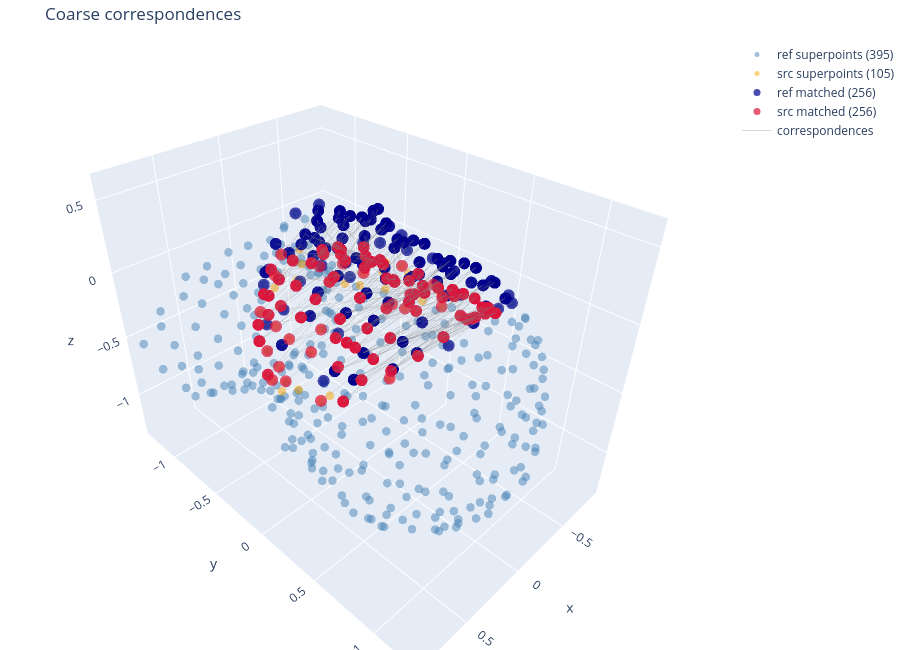

Notebook cell for this chart:
### Code cell
# Coarse correspondences
ref_pts_c_np = ref_pts_c.cpu().numpy()
src_pts_c_np = src_pts_c.cpu().numpy()
ref_ci_np    = ref_ci.cpu().numpy()
src_ci_np    = src_ci.cpu().numpy()
scores_c_np  = corr_scores_c.cpu().numpy()

xs, ys, zs = [], [], []
for ri, si in zip(ref_ci_np, src_ci_np):
    xs += [float(ref_pts_c_np[ri, 0]), float(src_pts_c_np[si, 0]), None]
    ys += [float(ref_pts_c_np[ri, 1]), float(src_pts_c_np[si, 1]), None]
    zs += [float(ref_pts_c_np[ri, 2]), float(src_pts_c_np[si, 2]), None]

fig = go.Figure(data=[
    pcd_trace(ref_pts_c_np, 'steelblue', f'ref superpoints ({len(ref_pts_c_np)})', size=5, opacity=0.5),
    pcd_trace(src_pts_c_np, 'orange',    f'src superpoints ({len(src_pts_c_np)})', size=5, opacity=0.5),
    pcd_trace(ref_pts_c_np[ref_ci_np], 'darkblue', f'ref matched ({len(ref_ci_np)})', size=7),
    pcd_trace(src_pts_c_np[src_ci_np], 'crimson',  f'src matched ({len(src_ci_np)})', size=7),
    go.Scatter3d(x=xs, y=ys, z=zs, mode='lines',
                 line=dict(color='gray', width=1), opacity=0.3, name='correspondences'),
])
fig.update_layout(
    title='Coarse correspondences',
    height=650, scene=dict(aspectmode='data'), margin=dict(l=0, r=0, b=0, t=40),
)
fig.show()

### Figure 1 — Plotly figure (JSON) as saved in the notebook; plotly's stock layout.template omitted (floating-point values rounded to 4 significant figures; data arrays with more than 128 entries replaced by an {"elided": "..."} marker saying what was removed)
{"data": [{"marker": {"color": "steelblue", "opacity": 0.5, "size": 5}, "mode": "markers", "name": "ref superpoints (395)", "type": "scatter3d", "x": {"elided": "395 float values"}, "y": {"elided": "395 float values"}, "z": {"elided": "395 float values"}}, {"marker": {"color": "orange", "opacity": 0.5, "size": 5}, "mode": "markers", "name": "src superpoints (105)", "type": "scatter3d", "x": [-0.4308, -0.01531, 0.2079, -0.6221, -0.1104, 0.4485, -0.1423, -0.3787, -0.593, 0.6279, 0.4181, 0.5139, -0.1563, -0.6044, -0.1123, -0.4391, -0.4579, 0.4142, -0.5993, 0.2875, 0.1243, -0.2948, -0.1098, -0.382, 0.1134, 0.5233, 0.5184, 0.6134, 0.1361, -0.4349, 0.2986, -0.06576, 0.3943, 0.02153, 0.2555, 0.4235, -0.515, -0.123, -0.5225, 0.119, 0.3122, 0.5852, -0.4323, 0.5175, 0.3247, 0.1452, 0.4345, -0.06132, -0.3144, -0.5283, 0.05359, 0.3883, 0.5729, -0.2585, -0.1215, -0.4218, 0.08024, -0.3052, -0.4167, 0.4617, 0.07572, -0.06751, -0.3001, -0.08696, 0.2545, 0.4601, 0.2894, 0.08738, -0.09958, 0.2933, 0.5809, -0.5194, -0.2978, -0.2765, -0.445, 0.09753, 0.3743, 0.1231, -0.4752, -0.5873, -0.4471, 0.3945, 0.06064, -0.05283, -0.2329, 0.1023, -0.3191, -0.1071, -0.5642, 0.5914, 0.2863, -0.3714, -0.6124, -0.5933, -0.2781, -0.6346, 0.4347, 0.6126, 0.4197, 0.6099, 0.5264, 0.2743, 0.5905, 0.08523, -0.5284], "y": [-0.4336, 0.2211, -0.6267, 0.2734, -0.7656, 0.6341, -0.3478, -0.5658, -0.1855, 0.0982, 0.07228, 0.3102, -0.09314, 0.1061, 0.5071, 0.04748, 0.6423, -0.4181, 0.3854, 0.6839, -0.3293, 0.09994, 0.2993, -0.3569, 0.7074, 0.1001, -0.09551, -0.07932, -0.1168, -0.08761, 0.1029, 0.06546, 0.2561, 0.2024, -0.661, 0.6204, 0.2892, 0.1338, 0.5017, 0.2963, 0.5073, 0.4219, 0.5019, 0.496, -0.5207, 0.1109, 0.5001, -0.2882, 0.5011, -0.3171, -0.2954, -0.3211, -0.2621, -0.4733, -0.7187, 0.612, 0.4283, -0.6456, -0.215, -0.2885, -0.779, -0.6651, 0.3252, -0.09017, -0.4941, -0.4748, -0.6709, -0.6658, 0.6964, -0.1096, -0.132, -0.1037, -0.284, 0.6923, -0.4816, -0.7363, -0.5892, -0.5087, -0.2946, -0.1352, 0.3223, 0.1665, 0.06388, 0.4254, -0.6616, 0.5003, -0.5212, -0.4877, -0.2812, 0.3229, 0.3091, 0.1468, -0.0482, 0.4098, -0.1077, 0.103, 0.3641, 0.2708, -0.09814, -0.03981, -0.3094, -0.3044, -0.1981, -0.07209, 0.1065], "z": [-0.1703, 0.2147, 0.03449, -0.2827, -0.2327, -0.01691, 0.1482, -0.2883, -0.4205, -0.2947, 0.009172, -0.07872, 0.1557, -0.1805, 0.1809, 0.01363, -0.02027, -0.1184, -0.2422, 0.07168, 0.164, 0.0447, 0.1129, -0.02945, 0.1184, -0.08114, -0.09107, -0.4155, 0.1584, 0.02054, 0.0386, 0.2642, -0.003215, 0.233, -0.1428, 0.01115, -0.08031, 0.1215, -0.07129, 0.1168, 0.1108, -0.2166, 0.03213, -0.06585, -0.06441, 0.1174, 0.03146, 0.2195, 0.1137, -0.289, 0.2126, -0.02215, -0.4117, 0.02479, -0.09183, 0.01898, 0.2013, -0.2756, 0.003524, -0.1196, -0.2225, 0.06311, 0.08604, 0.2828, 0.03661, -0.3219, -0.2688, 0.08076, 0.1267, 0.07622, -0.2773, -0.07679, 0.06976, 0.08184, -0.2927, -0.09844, -0.2912, 0.1119, -0.1286, -0.2803, 0.009395, -0.01542, 0.2636, 0.2006, -0.1305, 0.184, -0.08746, 0.1087, -0.4129, -0.2301, 0.06653, -0.003823, -0.3083, -0.219, 0.08559, -0.2946, 0.03832, -0.2846, 0.01287, -0.3189, -0.2811, 0.07796, -0.4074, 0.2659, -0.07754]}, {"marker": {"color": "darkblue", "opacity": 0.7, "size": 7}, "mode": "markers", "name": "ref matched (256)", "type": "scatter3d", "x": {"elided": "256 float values"}, "y": {"elided": "256 float values"}, "z": {"elided": "256 float values"}}, {"marker": {"color": "crimson", "opacity": 0.7, "size": 7}, "mode": "markers", "name": "src matched (256)", "type": "scatter3d", "x": {"elided": "256 float values"}, "y": {"elided": "256 float values"}, "z": {"elided": "256 float values"}}, {"line": {"color": "gray", "width": 1}, "mode": "lines", "name": "correspondences", "opacity": 0.3, "type": "scatter3d", "x": {"elided": "768 float values"}, "y": {"elided": "768 float values"}, "z": {"elided": "768 float values"}}], "layout": {"height": 650, "margin": {"b": 0, "l": 0, "r": 0, "t": 40}, "scene": {"aspectmode": "data"}, "title": {"text": "Coarse correspondences"}}}
